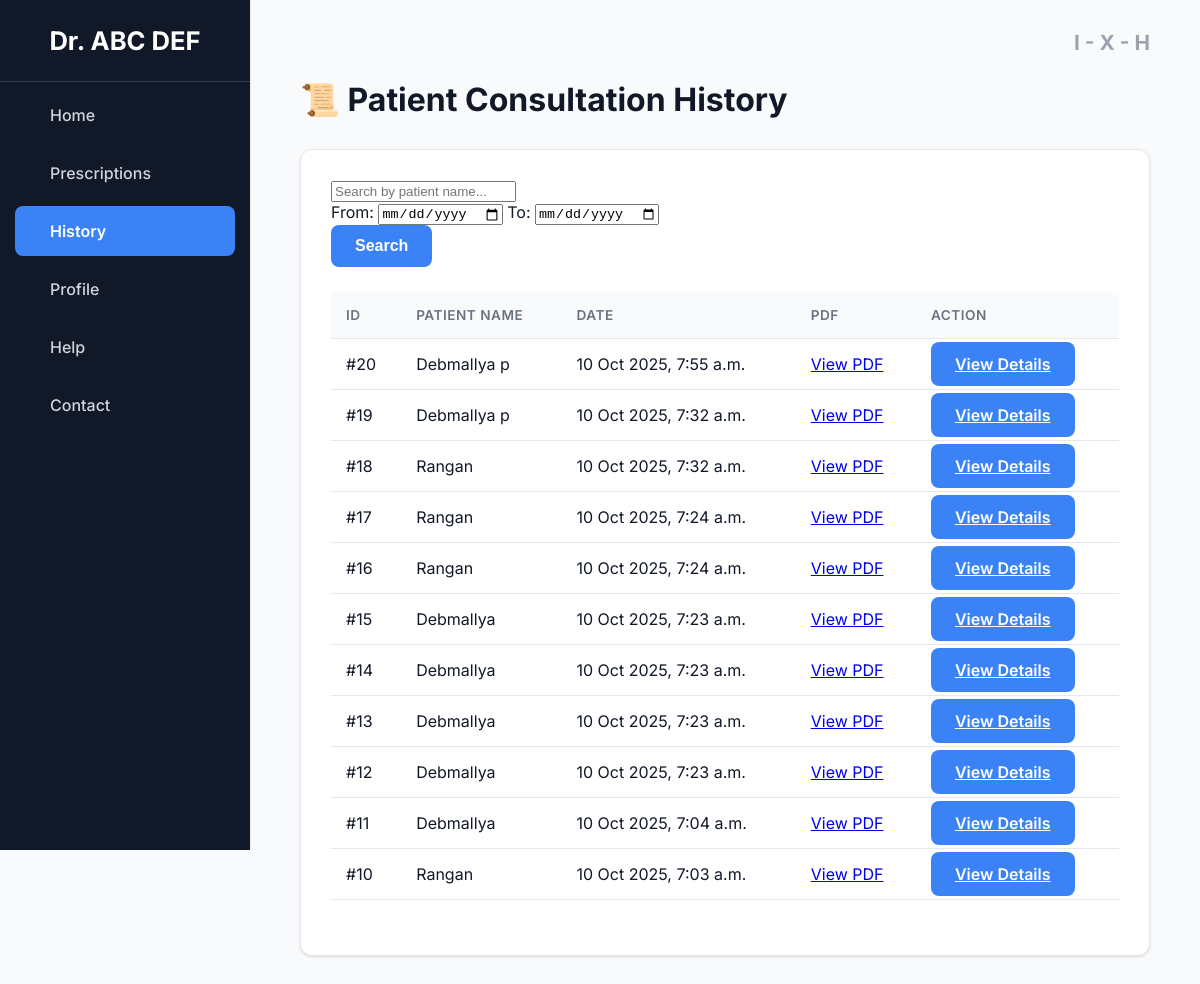
The app's page /history/ (signed in) with its own data.
### home/models.py (models this page shows, shortened)
class Prescription(models.Model):
    patient = models.ForeignKey(
        Patient, on_delete=models.CASCADE, related_name='prescriptions')
    doctor = models.ForeignKey(
        Doctor, on_delete=models.SET_NULL, null=True, blank=True)
    symptoms = models.ManyToManyField(Symptom, blank=True)
    medicines = models.ManyToManyField(Medicine, blank=True)
    blood_pressure = models.CharField(max_length=20, blank=True)
    transcribed_text = models.TextField(blank=True)
    prescription_file = models.FileField(upload_to='prescriptions/', blank=True, null=True)
    date_created = models.DateTimeField(auto_now_add=True)
    is_verified = models.BooleanField(default=False)
    verified_at = models.DateTimeField(null=True, blank=True)
    audio_recording = models.FileField(upload_to='audio_recordings/', blank=True, null=True)
    transcript_file = models.FileField(upload_to='transcripts/', blank=True, null=True)

class Patient(models.Model):
    name = models.CharField(max_length=100)
    phone = models.CharField(max_length=15, blank=True)
    age = models.PositiveIntegerField(null=True, blank=True)
    gender = models.CharField(max_length=10, blank=True)
    blood_group = models.CharField(max_length=5, blank=True)
    weight = models.DecimalField(
        max_digits=5, decimal_places=2, null=True, blank=True)
    date_created = models.DateTimeField(auto_now_add=True)

### home/views.py (the view)
# urls.py: path('history/', views.history, name='history'),
@login_required
def history(request):
    all_prescriptions = Prescription.objects.all().order_by('-date_created')
    return render(request, 'history.html', {'prescriptions': all_prescriptions})

### templates/history.html (shortened to what this page needs)
{% extends 'base.html' %}
{% block content %}
<header class="page-header">
  <h1>📜 Patient Consultation History</h1>
</header>
<div class="card">
  <div class="filter-container">
    <input type="text" placeholder="Search by patient name..." class="filter-search">
    <div class="filter-dates">
      <label for="startDate">From:</label>
      <input type="date" id="startDate" name="startDate">
      <label for="endDate">To:</label>
      <input type="date" id="endDate" name="endDate">
    </div>
    <button class="btn">Search</button>
  </div>
  <table class="history-table">
    <thead>
      <tr>
        <th>ID</th>
        <th>Patient Name</th>
        <th>Date</th>
        <th>PDF</th>
        <th>Action</th>
      </tr>
    </thead>
    <tbody>
      {% for prescription in prescriptions %}
      <tr>
        <td>#{{ prescription.id }}</td>
        <td>{{ prescription.patient.name }}</td>
        <td>{{ prescription.date_created|date:"d M Y, P" }}</td>
        <td>
          {% if prescription.prescription_file %}
            <a href="{{ prescription.prescription_file.url }}" target="_blank">View PDF</a>
          {% else %}
            No File
          {% endif %}
        </td>
        <td><a href="#" class="btn btn-small">View Details</a></td>
      </tr>
      {% empty %}
      <tr>
        <td colspan="5" style="text-align: center; padding: 20px;">No history found.</td>
      </tr>
      {% endfor %}
    </tbody>
  </table>
</div>
{% endblock %}

### static/css/base.css (style rules this page uses)
body { font-family: 'Inter', -apple-system, BlinkMacSystemFont, "Segoe UI", Roboto, "Helvetica Neue", Arial, sans-serif; margin: 0; background-color: #f9fafb; display: flex; color: #111827; -webkit-font-smoothing: antialiased; -moz-osx-font-smoothing: grayscale; }
.card { background-color: white; border-radius: 12px; box-shadow: 0 1px 3px 0 rgba(0, 0, 0, 0.1), 0 1px 2px -1px rgba(0, 0, 0, 0.1); padding: 30px; border: 1px solid #e5e7eb; }
.btn { background-color: #3b82f6; color: white; border: none; padding: 12px 24px; border-radius: 8px; cursor: pointer; font-size: 1em; font-weight: 600; transition: all 0.25s ease-in-out; }
.page-header { display: flex; justify-content: space-between; align-items: center; margin-bottom: 30px; }
.page-header h1, .home-header h1 { margin: 0; font-weight: 700; font-size: 2em; color: #111827; }
.history-table { width: 100%; border-collapse: collapse; margin: 25px 0; }
.history-table th, .history-table td { padding: 15px; text-align: left; border-bottom: 1px solid #e5e7eb; }
.history-table th { background-color: #f9fafb; font-weight: 600; font-size: 0.85em; text-transform: uppercase; color: #6b7280; letter-spacing: 0.5px; }

### records on screen
Prescription: id "20", patient.name "Debmallya p", date_created "10 Oct 2025, 7:55 a.m."
Prescription: id "19", patient.name "Debmallya p", date_created "10 Oct 2025, 7:32 a.m."
Prescription: id "18", patient.name "Rangan", date_created "10 Oct 2025, 7:32 a.m."
Prescription: id "17", patient.name "Rangan", date_created "10 Oct 2025, 7:24 a.m."
Prescription: id "16", patient.name "Rangan", date_created "10 Oct 2025, 7:24 a.m."
Prescription: id "15", patient.name "Debmallya", date_created "10 Oct 2025, 7:23 a.m."
Prescription: id "14", patient.name "Debmallya", date_created "10 Oct 2025, 7:23 a.m."
Prescription: id "13", patient.name "Debmallya", date_created "10 Oct 2025, 7:23 a.m."
Prescription: id "12", patient.name "Debmallya", date_created "10 Oct 2025, 7:23 a.m."
Prescription: id "11", patient.name "Debmallya", date_created "10 Oct 2025, 7:04 a.m."
Prescription: id "10", patient.name "Rangan", date_created "10 Oct 2025, 7:03 a.m."
